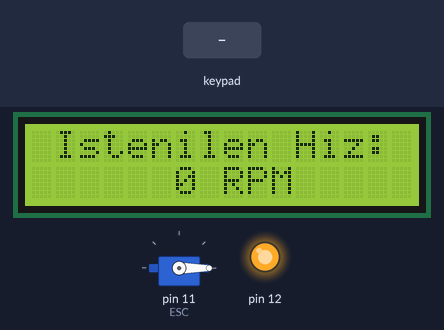
The sketch below on a simulated Arduino Uno, built with avr-gcc and run on an emulated ATmega328P. Parts: servo, 16×2 character LCD, output pins drawn as LEDs (lit = HIGH). The inputs (shaded band) are chosen by the test bench. What the sketch prints to the serial monitor is not drawn.

Above: at 5.3 s.
5.4 s: key 'B' pressed
At 6.4 s:
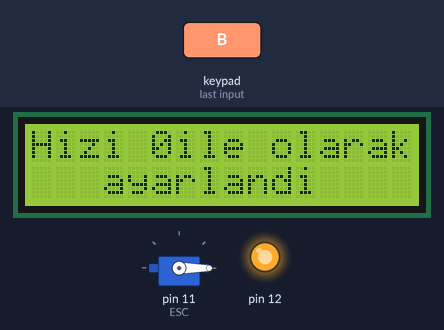
8.4 s: key 'C' pressed
At 9.4 s:
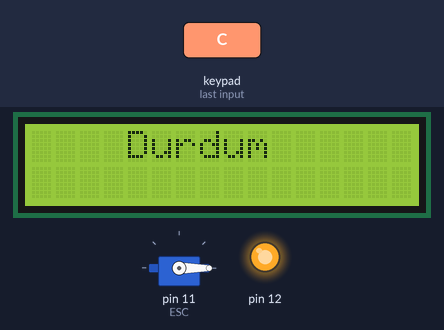
11.2 s: keypad keys 2 3 4 5 pressed 0.4 s apart
At 13.7 s:
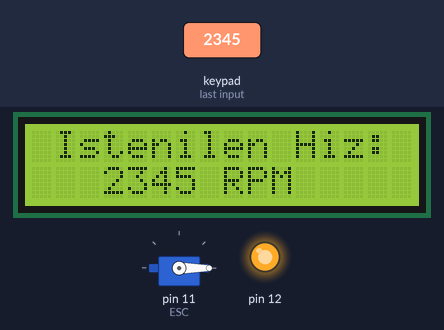
14.3 s: key 'B' pressed
At 22.2 s:
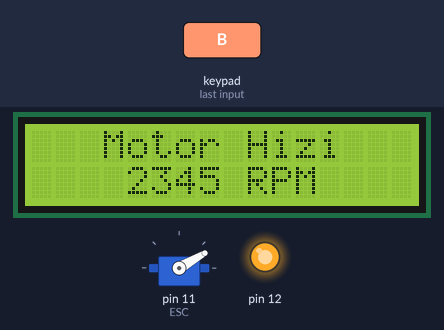
Timing chart, 0 to 23.3 s (numbered marks = the images above; inputs shaded):
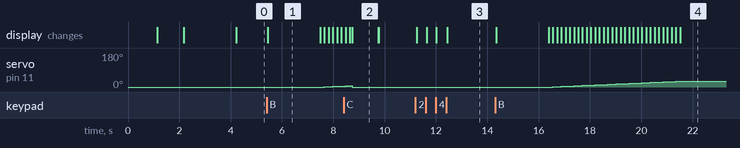

Measured:
- after the input at 5.4 s, servo on pin 11 (ESC): moves from 0° to 5° over 0.66 s, starting after 2.2 s; the display: changes after 0.05 s (image 1)
- after the input at 8.4 s, the display: first differs from a run without the input after 0.33 s (image 2)
- after the input at 11.2 s, the display: first changes at once (image 3 shows a later state)
- after the input at 14.3 s, servo on pin 11 (ESC): moves from 0° to 30° over 4.8 s, starting after 2.3 s; the display: first changes after 0.06 s (image 4 shows a later state)
- what the display in image 1 shows lasts 2.0 s, from 5.5 s to 7.5 s
- what the display in image 2 shows lasts 1.0 s, from 8.7 s to 9.7 s

The sketch:

Motor_LCD_Keypad.ino
```cpp
//d2-9 arası keypad, erkanın vcc si d12 de, motor d11 de
#include <Wire.h>
#include <LiquidCrystal_I2C.h>
#include <Servo.h>
#include <Keypad.h>
const byte ROWS = 4;
const byte COLS = 4;
bool state=true;
char keys[ROWS][COLS] = {
  {'1','2','3','A'},
  {'4','5','6','B'},
  {'7','8','9','C'},
  {'*','0','#','D'}
};
byte rowPins[ROWS] = {2, 3, 4, 5};
byte colPins[COLS] = {6, 7, 8, 9};
Keypad keypad = Keypad( makeKeymap(keys), rowPins, colPins, ROWS, COLS );
long int number=0;
int i=1;
Servo ESC;
int hiz;
LiquidCrystal_I2C lcd(0x27, 16, 2);
void setup() {
  ESC.attach(11,1000,2000);
  yardir(-1);
  state=true;
  pinMode(12,OUTPUT);
  digitalWrite(12,HIGH);
  Serial.begin(9600);
    lcd.begin();
  lcd.backlight();
    lcd.setCursor(0,0);
    lcd.print("Mutantik Science");
    lcd.setCursor(0,1);
    lcd.print("   Hosgeldiniz     ");
    delay(1000);
    lcd.setCursor(0,0);
    lcd.print("                ");
    lcd.setCursor(0,1);
    lcd.print("                    ");
    delay(1000);
    lcd.setCursor(0,0);
    lcd.print(" Hazir misiniz? ");
    lcd.setCursor(0,1);
    lcd.print("                     ");
    delay(2000);


    lcd.setCursor(0,1);
    lcd.print("                   ");

}

void loop() {

    if(state){
      lcd.setCursor(0,0);
      lcd.print(" Istenilen Hiz: ");
    }
    else if(!state){
      lcd.setCursor(0,0);
     lcd.print("   Motor Hizi    ");
   }
    int key = keypad.getKey();
  if (key){
      number=number*10;
    if(key==49 and state){
    number=number+1;
    i=i+1;
    }

    if(key==50 and state){
    number=number+2;
    i=i+1;
    }

    if(key==51 and state){
      number=number+3;
      i=i+1;
    }

     if(key==52 and state){
      number=number+4;
      i=i+1;
    }

    if(key==53 and state){
          number=number+5;
    i=i+1;
    }

    if(key==54 and state){
          number=number+6;
    i=i+1;
    }

    if(key==55 and state){
    number=number+7;
    i=i+1;
    }

     if(key==56 and state){
        number=number+8;
    i=i+1;
    }

    if(key==57 and state){
        number=number+9;
    i=i+1;
    }

    if(key==48 and state){
    number=number+0;
    i=i+1;
    }


     if(key==65 and state){//A
      number=0;
      i=0;
      Serial.println("Sil");
      Serial.println(number);
    }

    if(key==66 and state){//B
    lcd.setCursor(0,0);
    lcd.print("Hizi ");
    lcd.setCursor(5,0);
    lcd.print(round(number/10));
    lcd.setCursor(9,0);
    lcd.print(" olarak");
    lcd.setCursor(0,1);
    lcd.print("   ayarlandi   ");
    delay(2000);
    number=floor(number/10);
    state=false;
    yardir(number);
    }
     if(key==67){//C
      Serial.println("STOP");
      number=0;
      lcd.setCursor(0,0);
      lcd.print("    Durdum     ");
      lcd.setCursor(0,1);
      lcd.print("                 ");
      yardir(-1);
      state=true;

      delay(1000);
    }
     if(key==68){
      Serial.println("BOŞ FONKSİYON");
    }
     if(key==42){
      Serial.println("BOŞ FONKSİYON");
    }
     if(key==35){
      Serial.println("BOŞ FONKSİYON");
    }
  }

 if(state){
  if(number>9999){
    number=9999;
  }
  lcd.setCursor(7,1);
  lcd.print(" RPM    ");

  if (number<10){
  lcd.setCursor(0,1);
  lcd.print("    ");
  lcd.setCursor(6,1);
  lcd.print(number);
  }
    if (number<100 and number>9){
  lcd.setCursor(0,1);
  lcd.print("    ");
  lcd.setCursor(5,1);
  lcd.print(number);
  }
    if (number<1000 and number>99){
  lcd.setCursor(0,1);
  lcd.print("    ");
  lcd.setCursor(4,1);
  lcd.print(number);
  }
    if (number<10000 and number>999){
  lcd.setCursor(0,1);
  lcd.print("    ");
  lcd.setCursor(3,1);
  lcd.print(number);
  }

 }

}


void yardir(int hiz){
  state=false;
  if (hiz==-1){
    ESC.write(0);
    }
  else{
    int hiz_RPM = map(hiz, 0, 16800,6, 180);
    lcd.setCursor(0,0);

    lcd.print("   Motor Hizi   ");
    lcd.setCursor(0,1);
    lcd.print("               ");
    Serial.println(hiz_RPM);
    for (i=0;i<hiz_RPM+1;i++){
      ESC.write(i);
      delay(150);
     int hizz = map(i, 6, 180,1, 16800);
    lcd.setCursor(0,1);
    lcd.print("     ");
    lcd.setCursor(4,1);
    lcd.print(hizz);
    if(hizz<10){
    lcd.setCursor(8,1);
    lcd.print(" RPM ")
    ;
    }
    else if (hizz<100 and hizz>9){
    lcd.setCursor(8,1);
    lcd.print(" RPM ");
    }
    else if (hizz<1000 and hizz>99){
    lcd.setCursor(8,1);
    lcd.print(" RPM ");
    }

    else if (hizz<10000 and hizz>999){
    lcd.setCursor(8,1);
    lcd.print(" RPM ");
    }

    }
    lcd.setCursor(0,1);
    lcd.print("     ");
    lcd.setCursor(4,1);
    lcd.print(hiz);
    if(hiz_RPM<10){
    lcd.setCursor(8,1);
    lcd.print(" RPM ");
    }
    else if (hiz_RPM<100 and hiz_RPM>9){
    lcd.setCursor(8,1);
    lcd.print(" RPM ");
    }
    else if (hiz_RPM<1000 and hiz_RPM>99){
    lcd.setCursor(8,1);
    lcd.print(" RPM ");
    }

    else if (hiz_RPM<10000 and hiz_RPM>999){
    lcd.setCursor(8,1);
    lcd.print(" RPM ");
    }

  }

}
```
